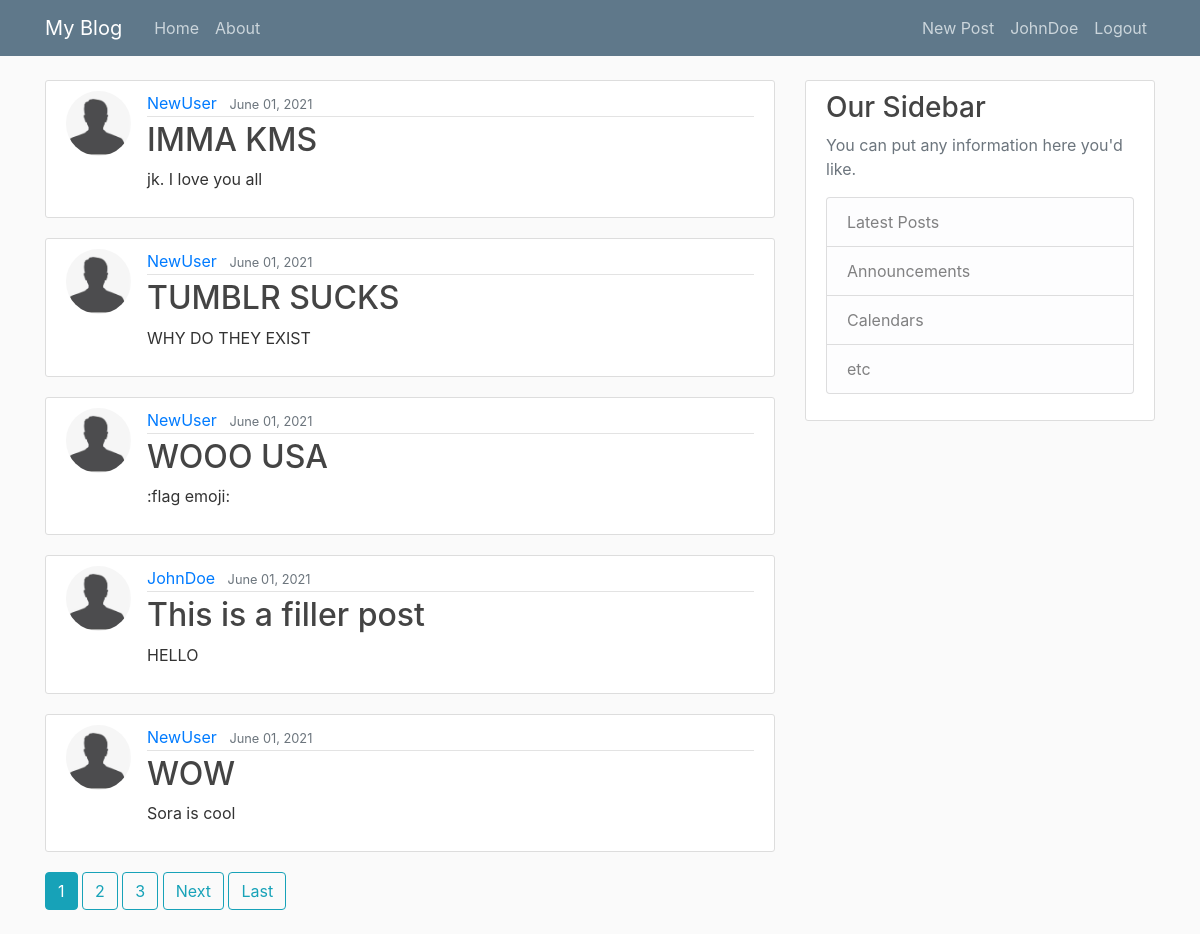
/ (signed in), run on the app's committed database.
### blog/models.py (models this page shows, shortened)
class Post(models.Model):
    title = models.CharField(max_length=100)
    content = models.TextField()
    date_posted = models.DateTimeField(auto_now_add=True)
    author = models.ForeignKey(User, on_delete=models.CASCADE)

### users/models.py (models this page shows, shortened)
class Profile(models.Model):
    user = models.OneToOneField(User, on_delete=models.CASCADE)             # Defines 1-to-1 existence of user and profile
    image = models.ImageField(default='default.jpg', upload_to='profile_pics')  # Defines profile picture location and default

### blog/views.py (the view)
# urls.py: path('', PostListView.as_view(), name='blog-home'),
class PostListView(ListView):
    model = Post                                            # active model
    template_name = 'blog/home.html'                        # HTML template for page
    context_object_name = 'posts'                           # name of 'object' within template
    ordering = ['-date_posted']                             # how to order posts on homepage
    paginate_by = 5                                         # objects per page

### blog/templates/blog/home.html (shortened to what this page needs)
{% extends "blog/base.html" %}
{% block content %}
    {% for post in posts %}
    <article class="media content-section">
      <img class="rounded-circle article-img" src="{{ post.author.profile.image.url }}" alt="">
        <div class="media-body">
          <div class="article-metadata">
            <a class="mr-2" href="#">{{ post.author }}</a>
            <small class="text-muted">{{ post.date_posted|date:"F d, Y" }}</small>
          </div>
          <h2><a class="article-title" href="{% url 'post-detail' post.id %}">{{ post.title }}</a></h2>
          <p class="article-content">{{ post.content }}</p>
        </div>
    </article>
    {% endfor %}
    <div>
      {% if is_paginated %}
        {% for num in page_obj.paginator.page_range %}
          {% if page_obj.number == num %}
            <a class="btn btn-info mb-4" href="?page={{ num }}">{{ num }}</a>
          {% elif num > page_obj.number|add:'-3' and num < page_obj.number|add:'3' %}
            <a class="btn btn-outline-info mb-4" href="?page={{ num }}">{{ num }}</a>
          {% endif %}
        {% endfor %}
        {% if page_obj.has_next %}
          <a class="btn btn-outline-info mb-4" href="?page={{ page_obj.next_page_number }}">Next</a>
          <a class="btn btn-outline-info mb-4" href="?page={{ page_obj.paginator.num_pages }}">Last</a>
        {% endif %}
      {% endif %}
    </div>
{% endblock content %}

### blog/templates/blog/base.html (shortened to what this page needs)
{% load static %}
<!DOCTYPE html>
<html>
    <head>
        <link rel="stylesheet" href="https://maxcdn.bootstrapcdn.com/bootstrap/4.0.0/css/bootstrap.min.css">
        <link rel="stylesheet" href="{% static 'blog/main.css' %}">
    </head>
    <body>
        <header class="site-header">
            <nav class="navbar navbar-expand-md navbar-dark bg-steel fixed-top">
              <div class="container">
                <a class="navbar-brand mr-4" href="{% url 'blog-home' %}">My Blog</a>
                <div class="collapse navbar-collapse" id="navbarToggle">
                  <div class="navbar-nav mr-auto">
                    <a class="nav-item nav-link" href="{% url 'blog-home' %}">Home</a>
                    <a class="nav-item nav-link" href="{% url 'blog-about' %}">About</a>
                  </div>
                  <div class="navbar-nav">
                    {% if user.is_authenticated %}
                      <a class="nav-item nav-link" href="{% url 'post-create' %}">New Post</a>
                      <a class="nav-item nav-link" href="{% url 'profile' %}">{{ user.username }}</a>
                      <a class="nav-item nav-link" href="{% url 'logout' %}">Logout</a>
                    {% else %}
                      <a class="nav-item nav-link" href="{% url 'login' %}">Login</a>
                      <a class="nav-item nav-link" href="{% url 'register' %}">Register</a>
                    {% endif %}
                    </div>
                </div>
              </div>
            </nav>
        </header>
        <main role="main" class="container">
            <div class="row">
              <div class="col-md-8">
                {% block content %}{% endblock %}
              </div>
              <div class="col-md-4">
                <div class="content-section">
                  <h3>Our Sidebar</h3>
                  <p class='text-muted'>You can put any information here you'd like.
                    <ul class="list-group">
                      <li class="list-group-item list-group-item-light">Latest Posts</li>
                      <li class="list-group-item list-group-item-light">Announcements</li>
                      <li class="list-group-item list-group-item-light">Calendars</li>
                      <li class="list-group-item list-group-item-light">etc</li>
                    </ul>
                  </p>
                </div>
              </div>
            </div>
        </main>
    </body>
</html>

### blog/static/blog/main.css (style rules this page uses)
body { background: #fafafa; color: #333333; margin-top: 5rem; }
h1, h2, h3, h4, h5, h6 { color: #444444; }
ul { margin: 0; }
.bg-steel { background-color: #5f788a; }
.site-header .navbar-nav .nav-link { color: #cbd5db; }
.content-section { background: #ffffff; padding: 10px 20px; border: 1px solid #dddddd; border-radius: 3px; margin-bottom: 20px; }
.article-title { color: #444444; }
.article-content { white-space: pre-line; }
.article-img { height: 65px; width: 65px; margin-right: 16px; }
.article-metadata { padding-bottom: 1px; margin-bottom: 4px; border-bottom: 1px solid #e3e3e3 }

### data on the page
Post: author.profile.image (placeholder picture), author "NewUser", date_posted "June 01, 2021", title "IMMA KMS", content "jk. I love you all"
Post: author.profile.image (placeholder picture), author "NewUser", date_posted "June 01, 2021", title "TUMBLR SUCKS", content "WHY DO THEY EXIST"
Post: author.profile.image (placeholder picture), author "NewUser", date_posted "June 01, 2021", title "WOOO USA", content ":flag emoji:"
Post: author.profile.image (placeholder picture), author "JohnDoe", date_posted "June 01, 2021", title "This is a filler post", content "HELLO"
Post: author.profile.image (placeholder picture), author "NewUser", date_posted "June 01, 2021", title "WOW", content "Sora is cool"

### other printed values
{{ user.username }} "JohnDoe"
{{ num }} "1"
{{ num }} "2" "3"
